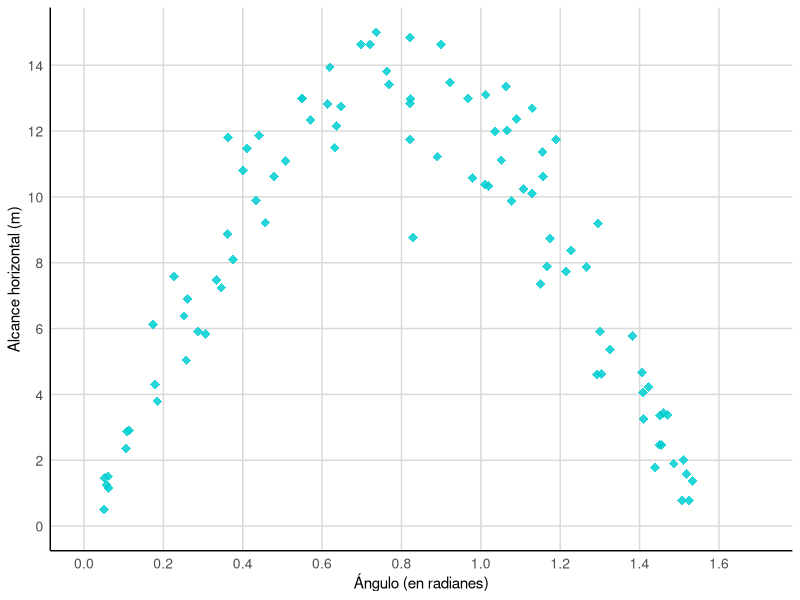

This chart was generated by the following R code:
#!/usr/bin/env Rscript
# Graficador Experto - Dispersión Alcance Proyectil
# Genera scatter plot replicando imagen ICFES original

library(ggplot2)

# Configurar semilla para reproducibilidad
set.seed(42)

# Parámetros físicos
g <- 9.8    # gravedad (m/s^2)
v0 <- 11.5  # velocidad inicial (m/s)
n_puntos <- 99  # número de lanzamientos

# Generar ángulos uniformemente distribuidos
angulos <- runif(n_puntos, 0.05, 1.55)

# Calcular alcance teórico: R = v0^2 * sin(2*theta) / g
alcance_teorico <- (v0^2 * sin(2 * angulos)) / g

# Agregar ruido proporcional al alcance (mayor dispersión en alcances mayores)
ruido_base <- 0.45
ruido <- rnorm(n_puntos, 0, ruido_base * sqrt(alcance_teorico))
alcance_observado <- alcance_teorico + ruido
alcance_observado <- pmax(0.2, alcance_observado)  # Evitar valores negativos

# Crear data frame
datos <- data.frame(
  angulo = angulos,
  alcance = alcance_observado
)

# Crear gráfico con ggplot2
p <- ggplot(datos, aes(x = angulo, y = alcance)) +
  geom_point(
    color = "#00CED1",  # cyan/turquesa
    shape = 18,         # diamante
    size = 3,
    alpha = 0.85
  ) +
  scale_x_continuous(
    name = "Ángulo (en radianes)",
    breaks = seq(0, 1.6, 0.2),
    limits = c(0, 1.7)
  ) +
  scale_y_continuous(
    name = "Alcance horizontal (m)",
    breaks = seq(0, 14, 2),
    limits = c(0, 15)
  ) +
  theme_minimal() +
  theme(
    panel.grid.major = element_line(color = "gray85", linewidth = 0.5),
    panel.grid.minor = element_blank(),
    axis.title = element_text(size = 11),
    axis.text = element_text(size = 10),
    plot.background = element_rect(fill = "white", color = NA),
    panel.background = element_rect(fill = "white", color = NA),
    axis.line = element_line(color = "black", linewidth = 0.5)
  )

# Guardar figura
ggsave("r_output.png", plot = p, width = 10, height = 6.5, dpi = 150)

cat("Gráfico generado: r_output.png\n")
